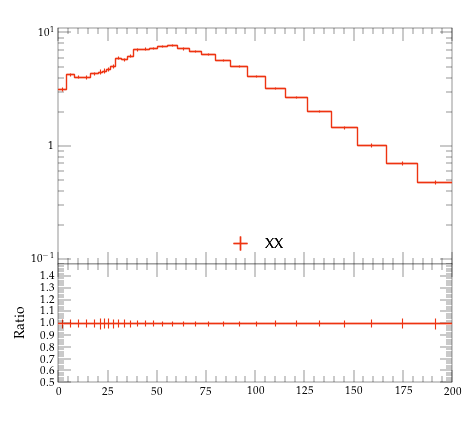

This chart was generated by the following Python code:
#! /usr/bin/env python

# This Python script was auto-generated using YODA v2.0.2.
# Analysis object: /MC_HFJETS_NOTNORM/ptBJetLead
# Timestamp: 27-07-2026 (18:33:15)

import matplotlib as mpl
import matplotlib.pyplot as plt
mpl.use('Agg') # comment out for interactive use
import os
import numpy as np

plotDir = os.path.split(os.path.realpath(__file__))[0]
if 'YODA_USER_PLOT_PATH' in globals():
    plot_outdir = globals()['YODA_USER_PLOT_PATH']
else:
    plot_outdir = plotDir

#plot style
plt.style.use(os.path.join(plotDir, '../default.mplstyle'))
# plot metadata
figW, figH = plt.rcParams['figure.figsize']
ax_xLabel = r''
ax_yLabel = r''
ax_title  = r''
ax_xScale = 'linear'
ax_yScale = 'log'
xLims = (0.0, 200.0)
yLims = (0.09000000000000001, 11.0)

# TeX-friendly labels for the legend
labels = {
    'legend' : ([ r"XX" ], r""),
}

# Adjust canvas width and height
canvasW = 10.0
canvasH = 9.0
figW *= canvasW/10.
figH *= canvasH/9.

# Create figure and axis objects
fig, (ax, ratio0_ax) = plt.subplots(2, 1, sharex=True,
                  figsize=(figW,figH), gridspec_kw={'height_ratios': (6.0, 3.0)})

# Set figure margins
plt.subplots_adjust(
    left   = 1.0 * plt.rcParams['figure.subplot.left'],
    right  = 1.0 * plt.rcParams['figure.subplot.right'],
    top    = 1.0 * plt.rcParams['figure.subplot.top'],
    bottom = 1.0 * plt.rcParams['figure.subplot.bottom'])

ratio0_ax.yaxis.set_major_locator(mpl.ticker.MultipleLocator(0.1))
ratio0_ax.set_ylim(0.5, 1.4999)
ratio0_ax.set_ylabel('Ratio')

# the numerical data is stored in a separate file
dataf = dict()
prefix = os.path.split(__file__)[0]
if prefix:    prefix = prefix + '/'
exec(open(prefix+'ptBJetLead__data.py').read(), dataf)


legend_handles = dict() # keep track of handles for the legend

# style options for curves
# starts at zorder>=5 to draw curve on top of legend
styles = {
  'YYY': {
    'color' : '#EE3311',
    'linestyle' : '-',
    'linewidth' : 1,
    'marker' : 'none',
    'markersize' : 2,
    'capsize' : 0.0,
    'zorder' : 5,
    'histstyle' : 1,
    'drawstyle' : 'steps-pre',
    'xerrorbars' : 1,
    'yerrorbars' : 1,
    'fillcolor' : None,
    'fillopacity' : 1.0,
    'ratio0_linestyle' : '-',
    'ratio0_linewidth' : 1,
    'ratio0_marker' : 'none',
    'ratio0_markersize' : 2,
    'ratio0_capsize' : 0.0,
    'ratio0_zorder' : 5,
    'ratio0_histstyle' : 1,
    'ratio0_drawstyle' : 'steps-pre',
    'ratio0_xerrorbars' : 1,
    'ratio0_yerrorbars' : 1,
  },
}

# curve from input yoda files in main panel
for label, yvals in dataf['yvals'].items():
    if all(np.isnan(v) for v in dataf['yvals'][label]):
        continue
    tmp = None
    if styles[label]['histstyle']: # draw as histogram
        xpos = dataf['xedges'][label] if styles[label]['drawstyle'] else dataf['xpoints'][label]
        ypos = np.insert(yvals, 0, yvals[0]) if styles[label]['drawstyle'] else yvals
        if styles[label]['fillcolor']: # fill area below curve
            ax.fill_between(xpos, ypos, step='pre',
                            color=styles[label]['fillcolor'],
                            alpha=styles[label]['fillopacity'])
        tmp, = ax.plot(xpos, ypos,
                       color=styles[label]['color'],
                       linestyle=styles[label]['linestyle'],
                       linewidth=styles[label]['linewidth'],
                       drawstyle=styles[label]['drawstyle'], solid_joinstyle='miter',
                       zorder=styles[label]['zorder'], label=label)
    tmp = ax.errorbar(dataf['xpoints'][label], yvals,
                      xerr=np.array(dataf['xerrs'][label])*styles[label]['xerrorbars'],
                      yerr=np.array(dataf['yerrs'][label])*styles[label]['yerrorbars'],
                      fmt=styles[label]['marker'], capsize=styles[label]['capsize'],
                      markersize=styles[label]['markersize'],
                      ecolor=styles[label]['color'],
                      color=styles[label]['color'], zorder=styles[label]['zorder'])
    tmp[-1][0].set_linestyle(styles[label]['linestyle'])
    tmp[-1][0].set_linewidth(styles[label]['linewidth'])
    if label in dataf['add_legend_handle']:  legend_handles[label] = tmp
    for varLabel in dataf['variation_yvals'].keys():
        if varLabel.startswith(label):
            tmp, = ax.plot(dataf['xedges'][label], dataf['variation_yvals'][varLabel],
                           color=styles[label]['color'],
                           linestyle=styles[label]['linestyle'],
                           linewidth=styles[label]['linewidth'],
                           drawstyle='steps-pre', solid_joinstyle='miter',
                           zorder=styles[label]['zorder'], alpha=0.5)


# plots on ratio panel
# curve from input yoda files in ratio panel
for label, yvals in dataf['ratio0_yvals'].items():
    if all(np.isnan(v) for v in yvals):
        continue
    if styles[label]['ratio0_histstyle']: # plot as histogram
        xpos = dataf['xedges']['YYY'] if styles[label]['ratio0_drawstyle'] else dataf['xpoints']['YYY']
        ypos = np.insert(yvals, 0, yvals[0]) if styles[label]['ratio0_drawstyle'] else yvals
        ratio0_ax.plot(xpos, ypos,
                       color=styles[label]['color'],
                       linewidth=styles[label]['linewidth'],
                       linestyle=styles[label]['ratio0_linestyle'],
                       drawstyle=styles[label]['ratio0_drawstyle'], zorder=styles[label]['zorder'],
                       solid_joinstyle='miter')
    tmp = ratio0_ax.errorbar(dataf['xpoints']['YYY'], yvals,
                             xerr=np.array(dataf['ref_xerrs'])*styles[label]['ratio0_xerrorbars'],
                             yerr=np.array(dataf['ratio0_yerrs'][label])*styles[label]['ratio0_yerrorbars'],
                             fmt=styles[label]['ratio0_marker'], capsize=styles[label]['ratio0_capsize'],
                             markersize=styles[label]['ratio0_markersize'],
                             ecolor=styles[label]['color'],
                             color=styles[label]['color'])
    tmp[-1][0].set_linestyle(styles[label]['ratio0_linestyle'])
    tmp[-1][0].set_linewidth(styles[label]['ratio0_linewidth'])

    for varlabel in dataf['ratio0_variation_vals'].keys():
        if varlabel.startswith(label):
            ratio0_ax.plot(dataf['xedges']['YYY'],
                            dataf['ratio0_variation_vals'][varlabel],
                            color=styles[label]['color'],
                            linestyle=styles[label]['linestyle'],
                            linewidth=styles[label]['linewidth'],
                            drawstyle='steps-pre', solid_joinstyle='miter',
                            zorder=1, alpha=0.5)

legend_items = list(legend_handles.values())
ax.add_artist(ax.legend(legend_items,
                        labels['legend'][0],
                        title=labels['legend'][1],
                        alignment='left',
                        loc='lower center',
                        bbox_to_anchor=(0.5, 0.0)))

# set plot metadata as defined above
ratio0_ax.set_xlabel(ax_xLabel)
ratio0_ax.xaxis.set_label_coords(1., -0.15)
ax.set_ylabel(ax_yLabel, ha='right', va='top')
ax.yaxis.set_label_coords(-0.11, 1.0)
ax.set_title(ax_title, loc='left')
ax.set_xscale(ax_xScale)
ax.set_yscale(ax_yScale)
ax.set_xlim(xLims)
ax.set_ylim(yLims)

# tick formatting
plt.rcParams['xtick.top'] = True
plt.rcParams['ytick.right'] = True
ax.yaxis.set_major_locator(mpl.ticker.LogLocator(base=10.0, numticks=np.inf))
ax.yaxis.set_minor_locator(mpl.ticker.LogLocator(
                           base=10.0, subs=np.arange(0.1, 1, 0.1), numticks=np.inf))
fig.align_ylabels((ax, ratio0_ax))
plt.savefig(os.path.join(plot_outdir, 'ptBJetLead.pdf'), format='PDF')
plt.savefig(os.path.join(plot_outdir, 'ptBJetLead.png'), format='PNG')

plt.close(fig)
